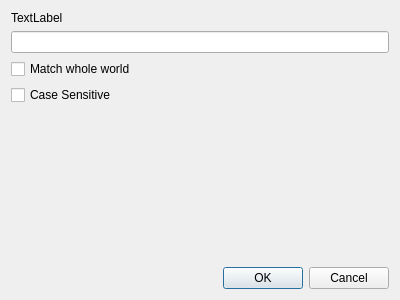
<?xml version="1.0" encoding="UTF-8"?>
<ui version="4.0">
 <class>FindDialog</class>
 <widget class="QDialog" name="FindDialog">
  <property name="geometry">
   <rect>
    <x>0</x>
    <y>0</y>
    <width>400</width>
    <height>300</height>
   </rect>
  </property>
  <property name="windowTitle">
   <string>Dialog</string>
  </property>
  <layout class="QVBoxLayout" name="verticalLayout">
   <item>
    <widget class="QLabel" name="label">
     <property name="text">
      <string>TextLabel</string>
     </property>
    </widget>
   </item>
   <item>
    <widget class="QLineEdit" name="lineEdit">
     <property name="text">
      <string/>
     </property>
    </widget>
   </item>
   <item>
    <widget class="QCheckBox" name="chkMatch">
     <property name="text">
      <string>Match whole world</string>
     </property>
    </widget>
   </item>
   <item>
    <widget class="QCheckBox" name="chkCaseSensitive">
     <property name="text">
      <string>Case Sensitive</string>
     </property>
    </widget>
   </item>
   <item>
    <spacer name="verticalSpacer">
     <property name="orientation">
      <enum>Qt::Vertical</enum>
     </property>
     <property name="sizeHint" stdset="0">
      <size>
       <width>20</width>
       <height>40</height>
      </size>
     </property>
    </spacer>
   </item>
   <item>
    <widget class="QDialogButtonBox" name="buttonBox">
     <property name="orientation">
      <enum>Qt::Horizontal</enum>
     </property>
     <property name="standardButtons">
      <set>QDialogButtonBox::Cancel|QDialogButtonBox::Ok</set>
     </property>
    </widget>
   </item>
  </layout>
 </widget>
 <resources/>
 <connections>
  <connection>
   <sender>buttonBox</sender>
   <signal>accepted()</signal>
   <receiver>FindDialog</receiver>
   <slot>accept()</slot>
   <hints>
    <hint type="sourcelabel">
     <x>248</x>
     <y>254</y>
    </hint>
    <hint type="destinationlabel">
     <x>157</x>
     <y>274</y>
    </hint>
   </hints>
  </connection>
  <connection>
   <sender>buttonBox</sender>
   <signal>rejected()</signal>
   <receiver>FindDialog</receiver>
   <slot>reject()</slot>
   <hints>
    <hint type="sourcelabel">
     <x>316</x>
     <y>260</y>
    </hint>
    <hint type="destinationlabel">
     <x>286</x>
     <y>274</y>
    </hint>
   </hints>
  </connection>
 </connections>
</ui>
